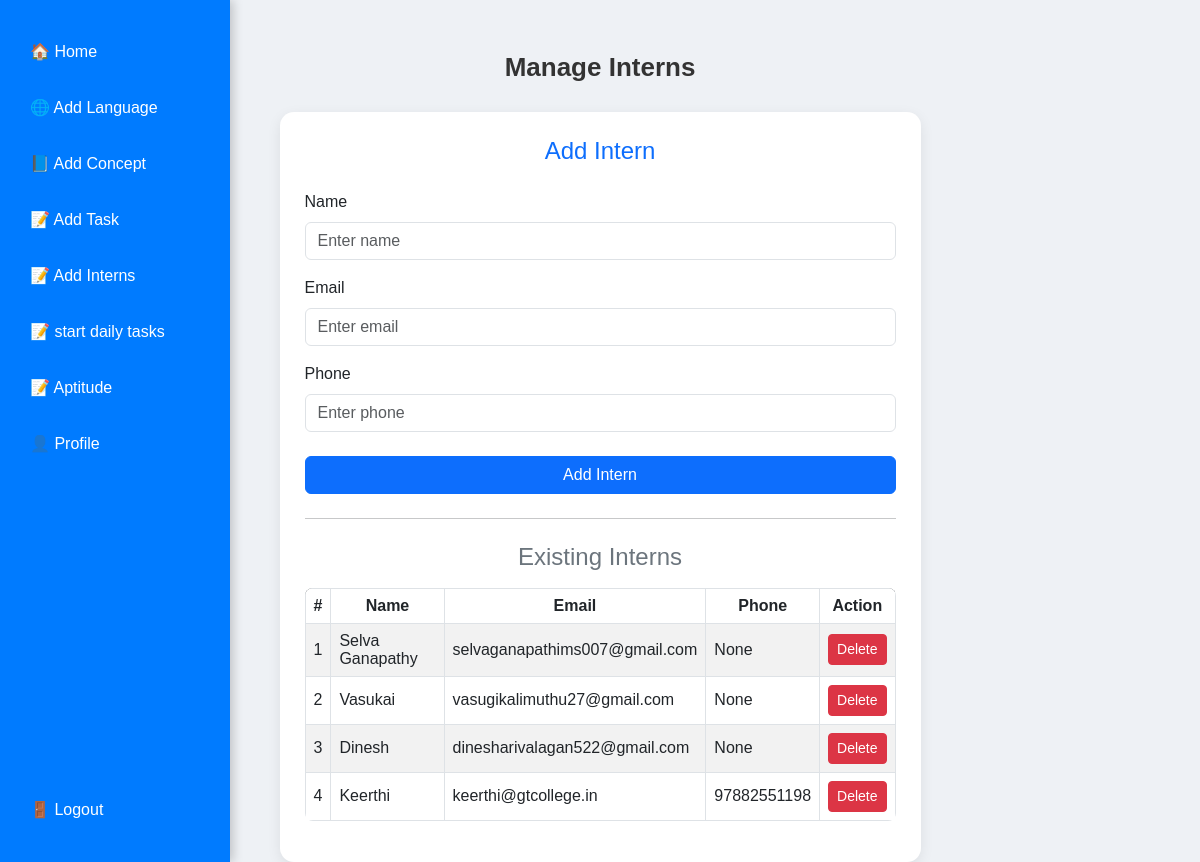
The page /add-intern/ (signed in) on the database as committed earlier.
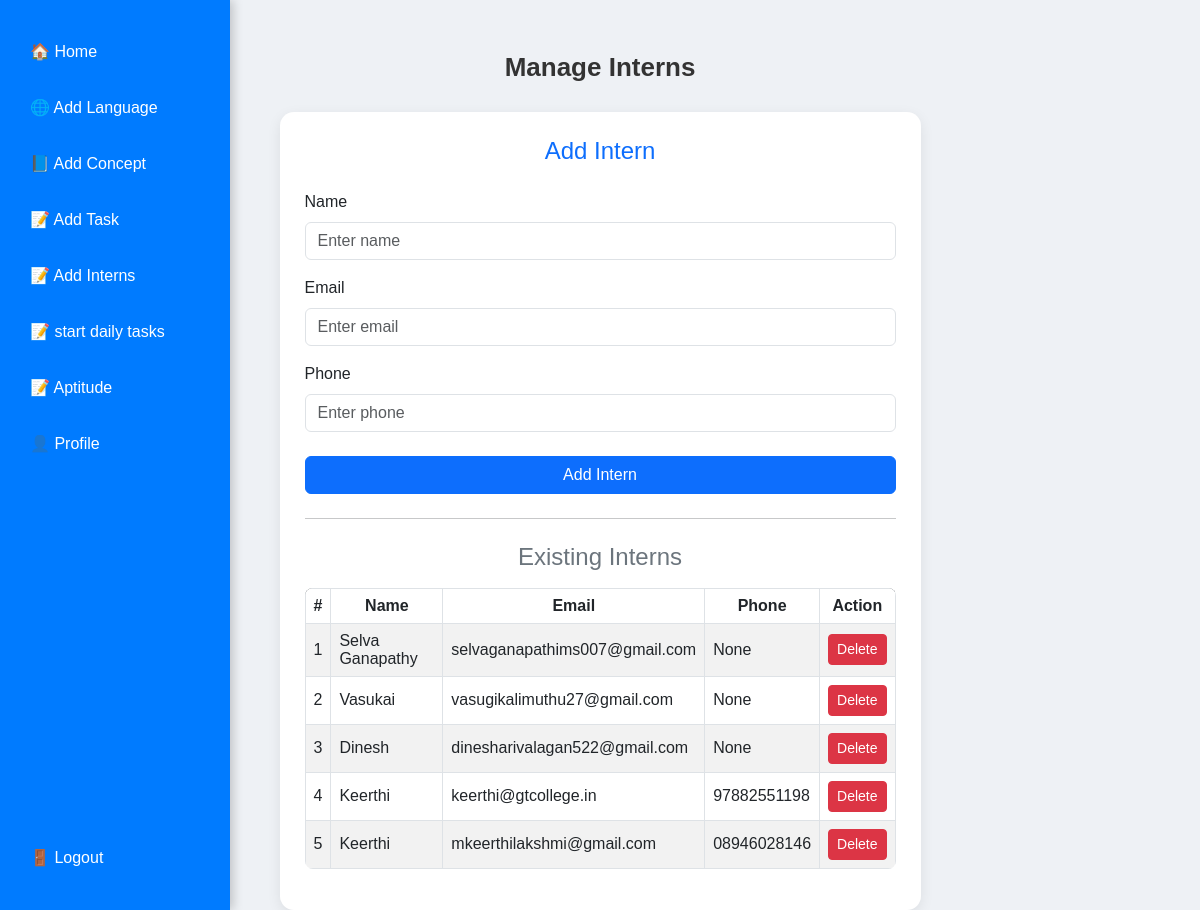
The same page on the database as committed later.
### full_stack/models.py (models this page shows, shortened)
class Intern(models.Model):
    name = models.CharField(max_length=100)
    email = models.EmailField()
    phone = models.CharField(max_length=15, blank=True, null=True)
    joined_date = models.DateField(auto_now_add=True)
    mentor = models.ForeignKey(User, on_delete=models.CASCADE, related_name='interns')

### full_stack/views.py (the view)
# urls.py: path('add-intern/', views.add_intern, name='add_intern'),
@login_required
def add_intern(request):
    if request.method == 'POST':
        form = InternForm(request.POST)
        if form.is_valid():
            intern = form.save(commit=False)
            intern.mentor = request.user  # Assign the logged-in user as mentor
            intern.save()
            messages.success(request, "Intern added successfully!")
            return redirect('add_intern')
        else:
            messages.error(request, "Please correct the errors below.")
    else:
        form = InternForm()
    if request.user.is_superuser:
        interns = Intern.objects.all()
    else:
        interns = Intern.objects.filter(mentor=request.user)
    return render(request, 'add_intern.html', {'form': form, 'interns': interns})

### full_stack/forms.py
class InternForm(forms.ModelForm):
    class Meta:
        model = Intern
        fields = ['name', 'email', 'phone']
        widgets = {
            'name': forms.TextInput(attrs={'class': 'form-control', 'placeholder': 'Enter name'}),
            'email': forms.EmailInput(attrs={'class': 'form-control', 'placeholder': 'Enter email'}),
            'phone': forms.TextInput(attrs={'class': 'form-control', 'placeholder': 'Enter phone'}),
        }

### full_stack/templates/add_intern.html (shortened to what this page needs)
{% include 'sidebar.html' %}
<!DOCTYPE html>
<html lang="en">
<head>
  <link href="https://cdn.jsdelivr.net/npm/bootstrap@5.3.0/dist/css/bootstrap.min.css" rel="stylesheet">
</head>
<body>
<div class="container mt-5">
  <div class="page-title text-center">Manage Interns</div>
  <div class="row justify-content-center">
    <div class="col-lg-7 col-md-10">
      <div class="card-custom">
        <h4 class="text-primary mb-3 text-center">Add Intern</h4>
        <form method="POST">
          <label class="form-label mt-2">Name</label>
          {{ form.name }}
          <label class="form-label mt-3">Email</label>
          {{ form.email }}
          <label class="form-label mt-3">Phone</label>
          {{ form.phone }}
          <button type="submit" class="btn btn-primary w-100 mt-4">
            Add Intern
          </button>
        </form>
        <hr class="my-4">
        <h4 class="text-secondary mb-3 text-center">Existing Interns</h4>
        <div class="table-responsive">
          {% if interns %}
            <table class="table table-bordered table-striped align-middle">
              <thead class="text-center">
                <tr>
                  <th>#</th>
                  <th>Name</th>
                  <th>Email</th>
                  <th>Phone</th>
                  <th>Action</th>
                </tr>
              </thead>
              <tbody>
                {% for intern in interns %}
                <tr>
                  <td class="text-center">{{ forloop.counter }}</td>
                  <td>{{ intern.name }}</td>
                  <td>{{ intern.email }}</td>
                  <td>{{ intern.phone }}</td>
                  <td class="text-center">
                    <a href="{% url 'delete_intern' intern.id %}"
                       class="btn btn-sm btn-danger"
                       onclick="return confirm('Delete this intern?');">
                        Delete
                    </a>
                  </td>
                </tr>
                {% endfor %}
              </tbody>
            </table>
          {% else %}
            <p class="text-muted text-center">No interns added yet.</p>
          {% endif %}
        </div>
      </div>
    </div>
  </div>
</div>
</body>
</html>

Rows that differ between the two databases and show on the page:
added Intern: name "Keerthi", email "mkeerthilakshmi@gmail.com", phone "08946028146"
